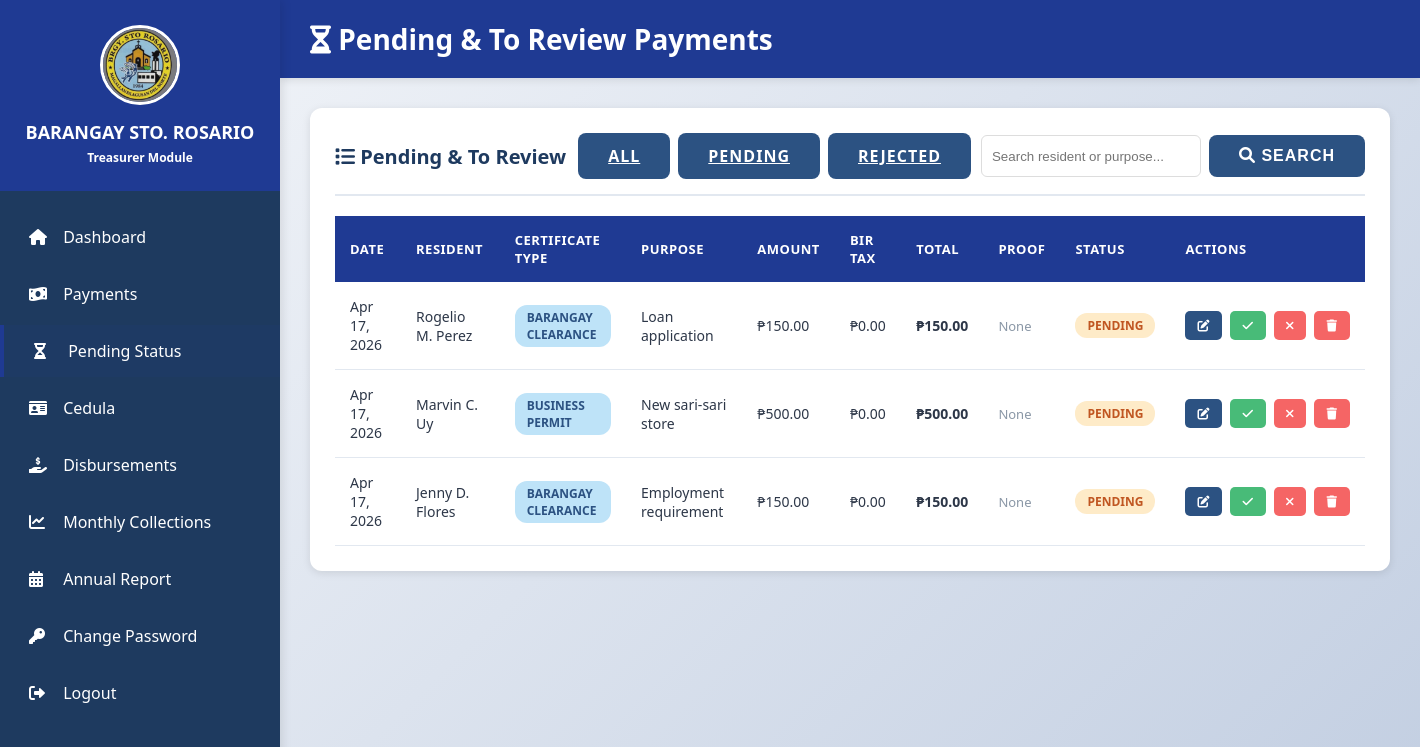
Before: /treasurer/pending_payments/list.php (signed in) with the older database file.
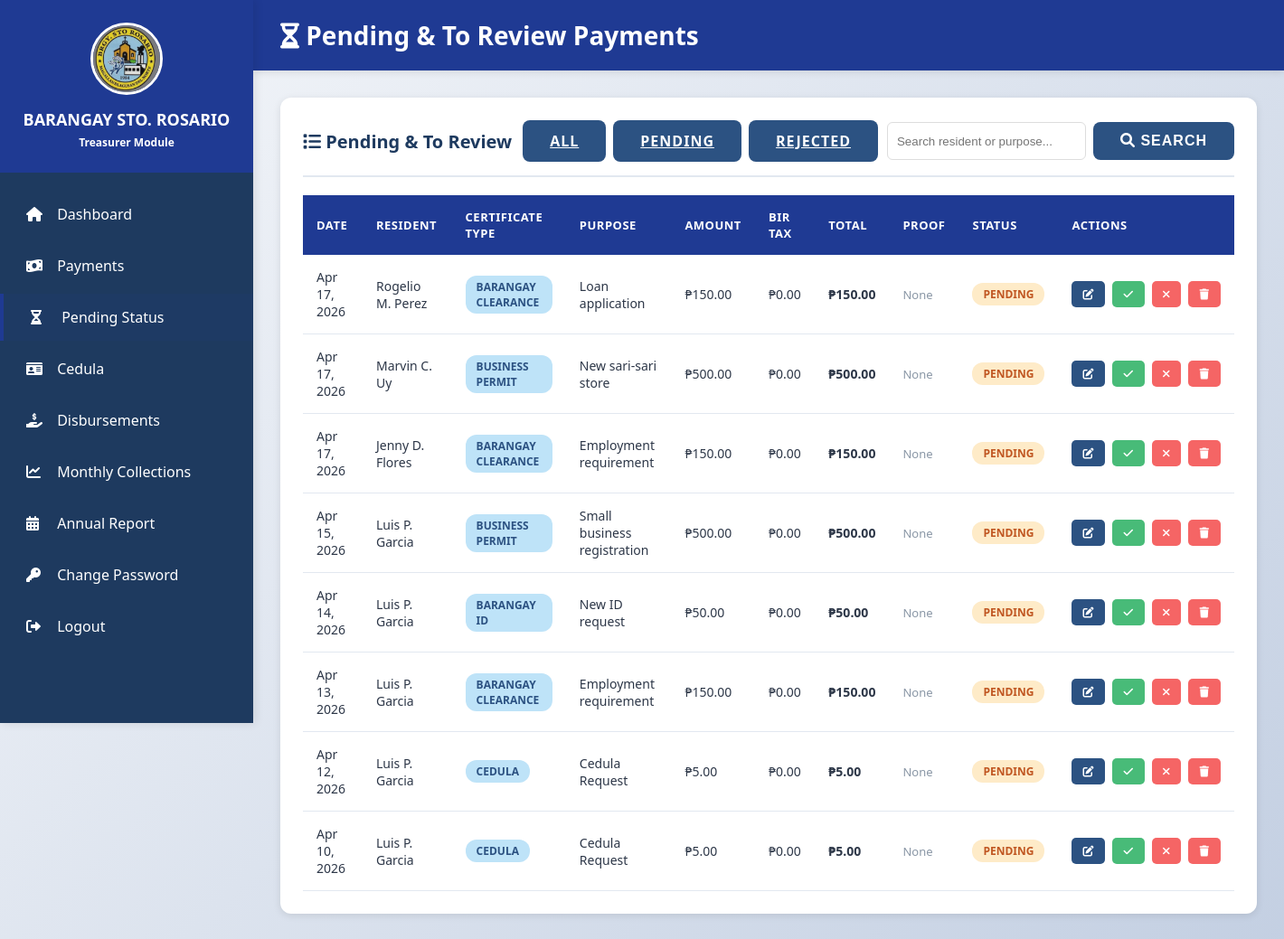
After: the same page with the newer database file.
### tables this page shows
CREATE TABLE IF NOT EXISTS payment_status (
    id INT AUTO_INCREMENT PRIMARY KEY,
    resident_id INT DEFAULT NULL,
    certificate_type VARCHAR(100) NOT NULL,
    purpose VARCHAR(255) NOT NULL,
    resident_fname VARCHAR(150) NOT NULL,
    payment_status VARCHAR(20) NOT NULL DEFAULT 'pending',
    rejection_remarks TEXT DEFAULT NULL,
    rejected_at DATETIME DEFAULT NULL,
    amount DECIMAL(10, 2) NOT NULL,
    bir_tax DECIMAL(10, 2) DEFAULT 0,
    proof_path VARCHAR(255) DEFAULT NULL,
    proof_uploaded_at DATETIME DEFAULT NULL,
    created_at TIMESTAMP DEFAULT CURRENT_TIMESTAMP
);

### treasurer/pending_payments/list.php (the view, shortened to what this page needs)
<?php
include "../../config/database.php";
$searchQuery = isset($_GET['search']) ? trim($_GET['search']) : "";
$statusFilter = isset($_GET['status']) ? trim($_GET['status']) : "open";
$allowedFilters = [
    'pending' => ['pending'],
    'rejected' => ['rejected'],
    'open' => ['pending', 'to_review'],
];
$statusValues = $allowedFilters[$statusFilter];
$statusSql = "'" . implode("','", $statusValues) . "'";
if ($searchQuery !== "") {
    $searchParam = "%{$searchQuery}%";
    $stmt = $conn->prepare("
        SELECT * FROM payment_status
        WHERE payment_status IN ($statusSql)
            AND (
                resident_fname LIKE ?
                OR certificate_type LIKE ?
                OR purpose LIKE ?
            )
        ORDER BY created_at DESC, id DESC
    ");
    $stmt->bind_param("sss", $searchParam, $searchParam, $searchParam);
    $stmt->execute();
    $result = $stmt->get_result();
} else {
    $result = $conn->query("
        SELECT * FROM payment_status
        WHERE payment_status IN ($statusSql)
        ORDER BY created_at DESC, id DESC
    ");
}
?>
<!DOCTYPE html>
<html lang="en">
<head>
    <link rel="stylesheet" href="../../assets/css/style.css">
    <link rel="stylesheet" href="https://cdnjs.cloudflare.com/ajax/libs/font-awesome/6.0.0/css/all.min.css">
</head>
<body>
    <div class="dashboard-container">
        <aside class="sidebar">
            <div class="sidebar-header">
                <img src="../../assets/images/logo.jpg" alt="Barangay Logo"
                    style="width: 80px; height: 80px; border-radius: 50%; margin-bottom: 10px; border: 3px solid #ffffff;">
                <h2>BARANGAY STO. ROSARIO</h2>
                <p>Treasurer Module</p>
            </div>
            <ul class="sidebar-menu">
                <li><a href="../dashboard.php"><i class="fas fa-home"></i> Dashboard</a></li>
                <li><a href="../payments/list.php"><i class="fas fa-money-bill-wave"></i> Payments</a></li>
                <li><a href="list.php" class="active"><i class="fas fa-hourglass-half"></i> Pending Status</a></li>
                <li><a href="../cedula/list.php"><i class="fas fa-id-card"></i> Cedula</a></li>
                <li><a href="../disbursement/list.php"><i class="fas fa-hand-holding-usd"></i> Disbursements</a></li>
                <li><a href="../collections/monthly.php"><i class="fas fa-chart-line"></i> Monthly Collections</a></li>
                <li><a href="../collections/annual.php"><i class="fas fa-calendar-alt"></i> Annual Report</a></li>
                <li><a href="../change_password.php"><i class="fas fa-key"></i> Change Password</a></li>
                <li><a href="../../logout.php"><i class="fas fa-sign-out-alt"></i> Logout</a></li>
            </ul>
        </aside>
        <main class="main-content">
            <div class="content-header">
                <h1><i class="fas fa-hourglass-half"></i> Pending & To Review Payments</h1>
            </div>
            <div class="content-body">
                <div class="card">
                    <div class="card-header"
                        style="display: flex; justify-content: space-between; align-items: center; gap: 12px; flex-wrap: wrap;">
                        <h3><i class="fas fa-list"></i> Pending & To Review</h3>
                        <div style="display: flex; align-items: center; gap: 10px; flex-wrap: wrap;">
                            <div style="display: flex; gap: 8px;">
                                <a class="btn btn-secondary" href="list.php">All</a>
                                <a class="btn btn-secondary" href="list.php?status=pending">Pending</a>
                                <a class="btn btn-secondary" href="list.php?status=rejected">Rejected</a>
                            </div>
                            <form method="GET" action="list.php" style="display: flex; gap: 8px;">
                                <input type="text" name="search" placeholder="Search resident or purpose..."
                                    value="<?= htmlspecialchars($searchQuery) ?>"
                                    style="padding: 8px 10px; border: 1px solid #ddd; border-radius: 6px; min-width: 220px;">
                                <button type="submit" class="btn btn-secondary">
                                    <i class="fas fa-search"></i> Search
                                </button>
                            </form>
                        </div>
                    </div>
                    <div class="table-responsive">
                        <table>
                            <thead>
                                <tr>
                                    <th>Date</th>
                                    <th>Resident</th>
                                    <th>Certificate Type</th>
                                    <th>Purpose</th>
                                    <th>Amount</th>
                                    <th>BIR Tax</th>
                                    <th>Total</th>
                                    <th>Proof</th>
                                    <th>Status</th>
                                    <th>Actions</th>
                                </tr>
                            </thead>
                            <tbody>
                                <?php if ($result && $result->num_rows > 0): ?>
                                <?php while ($row = $result->fetch_assoc()): ?>
                                <?php
                                    if ($row['payment_status'] === 'rejected') {
                                        $statusText = 'Rejected';
                                        $statusClass = 'badge-danger';
                                    } else {
                                        $statusText = $row['payment_status'] === 'to_review' ? 'To Review' : 'Pending';
                                        $statusClass = $row['payment_status'] === 'to_review' ? 'badge-review' : 'badge-warning';
                                    }
                                    ?>
                                <tr>
                                    <td><?= date('M d, Y', strtotime($row['created_at'])) ?>
                                    </td>
                                    <td><?= htmlspecialchars($row['resident_fname']) ?>
                                    </td>
                                    <td><span
                                            class="badge badge-info"><?= htmlspecialchars($row['certificate_type']) ?></span>
                                    </td>
                                    <td><?= htmlspecialchars($row['purpose']) ?>
                                    </td>
                                    <td>₱<?= number_format($row['amount'], 2) ?>
                                    </td>
                                    <td>₱<?= number_format($row['bir_tax'], 2) ?>
                                    </td>
                                    <td><strong>₱<?= number_format($row['amount'] + $row['bir_tax'], 2) ?></strong>
                                    </td>
                                    <td>
                                        <?php if (!empty($row['proof_path'])): ?>
                                        <a class="btn btn-sm btn-secondary"
                                            href="../../<?= htmlspecialchars($row['proof_path']) ?>"
                                            target="_blank" title="View Proof">
                                            <i class="fas fa-receipt"></i>
                                        </a>
                                        <?php else: ?>
                                        <span class="text-muted">None</span>
                                        <?php endif; ?>
                                    </td>
                                    <td><span
                                            class="badge <?= $statusClass ?>"><?= $statusText ?></span>
                                    </td>
                                    <td>
                                        <div class="action-buttons">
                                            <a class="btn btn-sm btn-secondary"
                                                href="edit.php?id=<?= $row['id'] ?>">
                                                <i class="fas fa-edit"></i>
                                            </a>
                                            <button class="btn btn-sm btn-success"
                                                onclick="confirmPaid(<?= $row['id'] ?>, this)">
                                                <i class="fas fa-check"></i>
                                            </button>
                                            <button class="btn btn-sm btn-danger"
                                                onclick="confirmReject(<?= $row['id'] ?>, this)">
                                                <i class="fas fa-times"></i>
                                            </button>
                                            <button class="btn btn-sm btn-danger"
                                                onclick="confirmDelete(<?= $row['id'] ?>, this)">
                                                <i class="fas fa-trash"></i>
                                            </button>
                                        </div>
                                    </td>
                                </tr>
                                <?php endwhile; ?>
                                <?php endif; ?>
                            </tbody>
                        </table>
                    </div>
                </div>
            </div>
        </main>
    </div>
</body>
</html>

### assets/css/style.css (style rules this page uses)
:root { --primary-yellow: #1f3a93; --dark-yellow: #1a3280; --primary-blue: #1e3a5f; --light-blue: #2c5282; --text-dark: #2d3748; --text-light: #4a5568; --white: #ffffff; --gray-light: #f7fafc; --gray-border: #e2e8f0; --success: #48bb78; --danger: #f56565; --warning: #ed8936; }
* { margin: 0; padding: 0; box-sizing: border-box; }
body { font-family: "Segoe UI", Tahoma, Geneva, Verdana, sans-serif; background: linear-gradient(135deg, #f5f7fa 0%, #c3cfe2 100%); min-height: 100vh; color: var(--text-dark); }
.btn { padding: 12px 30px; border: none; border-radius: 8px; font-size: 16px; font-weight: 600; cursor: pointer; transition: all 0.3s ease; text-transform: uppercase; letter-spacing: 1px; }
.btn-success { background: var(--success); color: var(--white); }
.btn-danger { background: var(--danger); color: var(--white); }
.btn-secondary { background: var(--light-blue); color: var(--white); }
.dashboard-container { min-height: 100vh; display: flex; }
.sidebar { width: 280px; background: var(--primary-blue); padding: 0; box-shadow: 2px 0 10px rgba(0, 0, 0, 0.1); position: fixed; height: 100vh; overflow-y: auto; }
.sidebar-header { background: var(--primary-yellow); padding: 25px 20px; text-align: center; }
.sidebar-header h2 { color: var(--white); font-size: 18px; font-weight: 700; margin-bottom: 5px; }
.sidebar-header p { color: var(--white); font-size: 12px; font-weight: 600; }
.sidebar-menu { list-style: none; padding: 20px 0; }
.sidebar-menu li { margin-bottom: 5px; }
.sidebar-menu a { display: block; padding: 15px 25px; color: var(--white); text-decoration: none; transition: all 0.3s ease; border-left: 4px solid transparent; }
.sidebar-menu a:hover, .sidebar-menu a.active { background: rgba(31, 58, 147, 0.1); border-left-color: var(--primary-yellow); padding-left: 30px; }
.sidebar-menu a i { margin-right: 10px; width: 20px; }
.main-content { margin-left: 280px; flex: 1; padding: 0; }
.content-header { background: var(--primary-yellow); padding: 20px 30px; box-shadow: 0 2px 8px rgba(0, 0, 0, 0.1); }
.content-header h1 { color: var(--white); font-size: 28px; font-weight: 700; }
.content-body { padding: 30px; }
.card { background: var(--white); border-radius: 12px; padding: 25px; box-shadow: 0 2px 8px rgba(0, 0, 0, 0.1); margin-bottom: 25px; }
.card-header { border-bottom: 2px solid var(--gray-border); padding-bottom: 15px; margin-bottom: 20px; }
.card-header h3 { color: var(--primary-blue); font-size: 20px; font-weight: 600; }
.table-responsive { overflow-x: auto; margin-top: 20px; }
table { width: 100%; border-collapse: collapse; background: var(--white); }
thead { background: var(--primary-yellow); }
thead th { padding: 15px; text-align: left; font-weight: 600; color: var(--white); text-transform: uppercase; font-size: 13px; letter-spacing: 0.5px; }
tbody tr { border-bottom: 1px solid var(--gray-border); transition: background 0.2s ease; }
tbody td { padding: 15px; color: var(--text-dark); font-size: 14px; }
.action-buttons { display: flex; gap: 8px; }
.btn-sm { padding: 6px 12px; font-size: 12px; border-radius: 5px; }
.badge { display: inline-block; padding: 4px 12px; border-radius: 12px; font-size: 12px; font-weight: 600; text-transform: uppercase; }
.badge-warning { background: #feebc8; color: #c05621; }
.badge-info { background: #bee3f8; color: #2c5282; }
.text-muted { color: #8a97a6; font-size: 13px; }

Changed rows visible on the page:
added payment_status: created_at "Apr 15, 2026", resident_fname "Luis P. Garcia", certificate_type "BUSINESS PERMIT", purpose "Small business registration", amount "500.00", bir_tax "0.00", $row['amount'] + $row['bir_tax'] "500.00", shows "None", payment_status "PENDING"
added payment_status: created_at "Apr 14, 2026", resident_fname "Luis P. Garcia", certificate_type "BARANGAY ID", purpose "New ID request", amount "50.00", bir_tax "0.00", $row['amount'] + $row['bir_tax'] "50.00", shows "None", payment_status "PENDING"
added payment_status: created_at "Apr 13, 2026", resident_fname "Luis P. Garcia", certificate_type "BARANGAY CLEARANCE", purpose "Employment requirement", amount "150.00", bir_tax "0.00", $row['amount'] + $row['bir_tax'] "150.00", shows "None", payment_status "PENDING"
added payment_status: created_at "Apr 12, 2026", resident_fname "Luis P. Garcia", certificate_type "CEDULA", purpose "Cedula Request", amount "5.00", bir_tax "0.00", $row['amount'] + $row['bir_tax'] "5.00", shows "None", payment_status "PENDING"
added payment_status: created_at "Apr 10, 2026", resident_fname "Luis P. Garcia", certificate_type "CEDULA", purpose "Cedula Request", amount "5.00", bir_tax "0.00", $row['amount'] + $row['bir_tax'] "5.00", shows "None", payment_status "PENDING"
